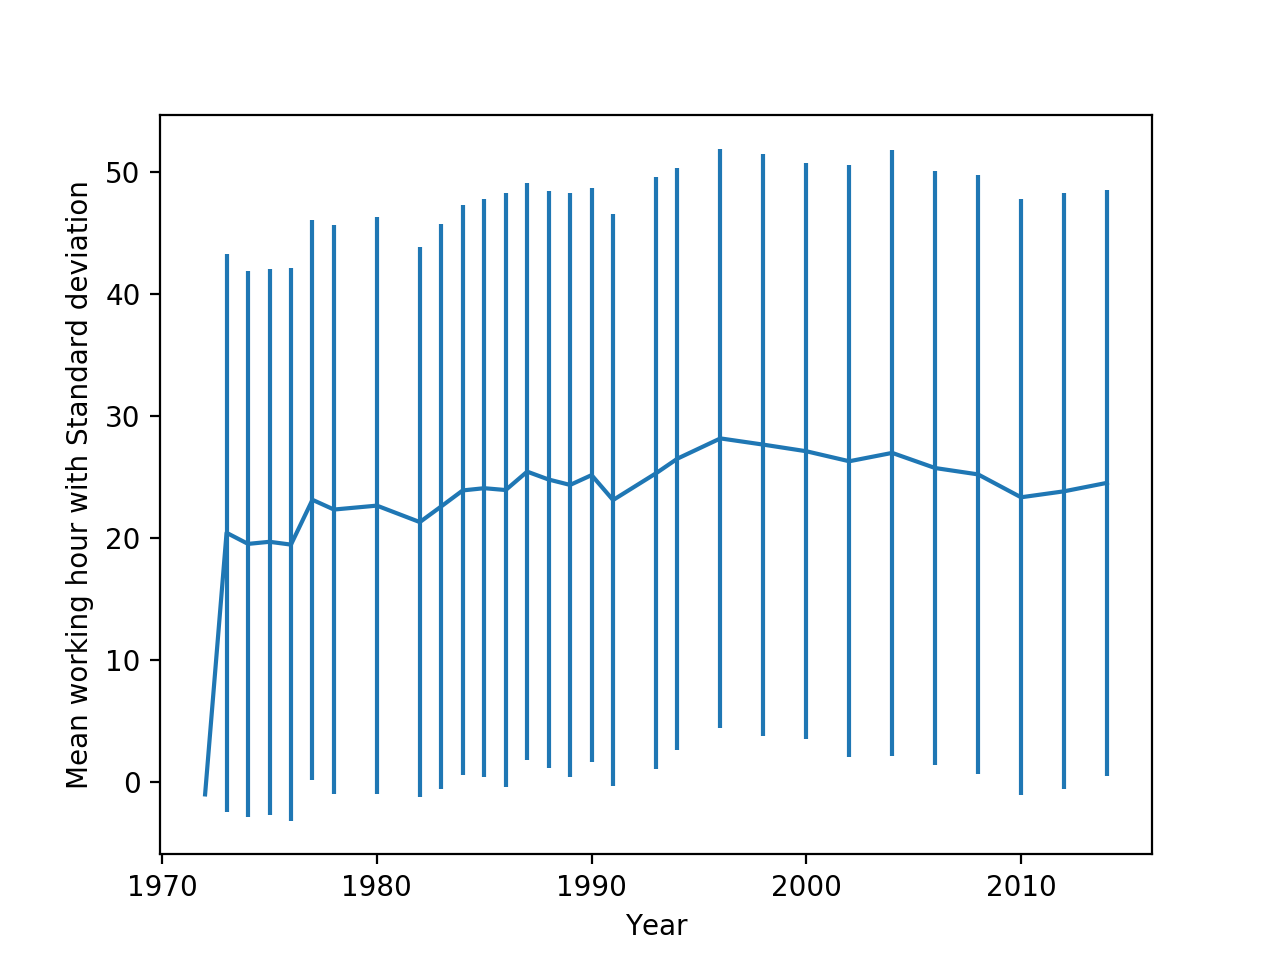

This chart was generated by the following Python code:
'''
Name: Yaqin Wang
Section Leader: Andrew Rickus
Date: Nov 27th
ISTA 131 final project
'''

import pandas as pd
import numpy as np
import matplotlib.pyplot as plt
import statsmodels.formula.api as smf
import statsmodels.api as sm
import numpy as np


def prepare_data(data):
    '''
    Name: prepare_data
    Parameter: data -- a csv file
    Return value: a new data.
    '''
    new_data = pd.DataFrame()
    for column in data.columns:
        if data[column].isnull().sum() < 10:
            new_data[column] = data[column]

    new_data = new_data.dropna()
    return new_data

def fourth(new_data):
    '''
    Name: fourth
    Parameter: new_data
    Return value: None
    '''
    new_data_year_mean = pd.pivot_table(new_data, values='hrs1', columns=['year'], aggfunc=np.mean).T
    new_data_year_mean = new_data_year_mean['hrs1'].values

    new_data_year_std = pd.pivot_table(new_data, values='hrs1', columns=['year'], aggfunc=np.std).T
    new_data_year_std = new_data_year_std['hrs1'].values
    year = [1972, 1973, 1974, 1975, 1976, 1977, 1978, 1980, 1982, 1983, 1984,\
       1985, 1986, 1987, 1988, 1989, 1990, 1991, 1993, 1994, 1996, 1998,\
       2000, 2002, 2004, 2006, 2008, 2010, 2012, 2014]
    plt.errorbar(year, new_data_year_mean, yerr=new_data_year_std)
    plt.xlabel("Year")
    plt.ylabel("Mean working hour with Standard deviation")
    plt.show()

def main():
    data = pd.read_csv("gss_1972_to_2014_clean.csv")
    new_data = prepare_data(data)
    fourth(new_data)

main()
